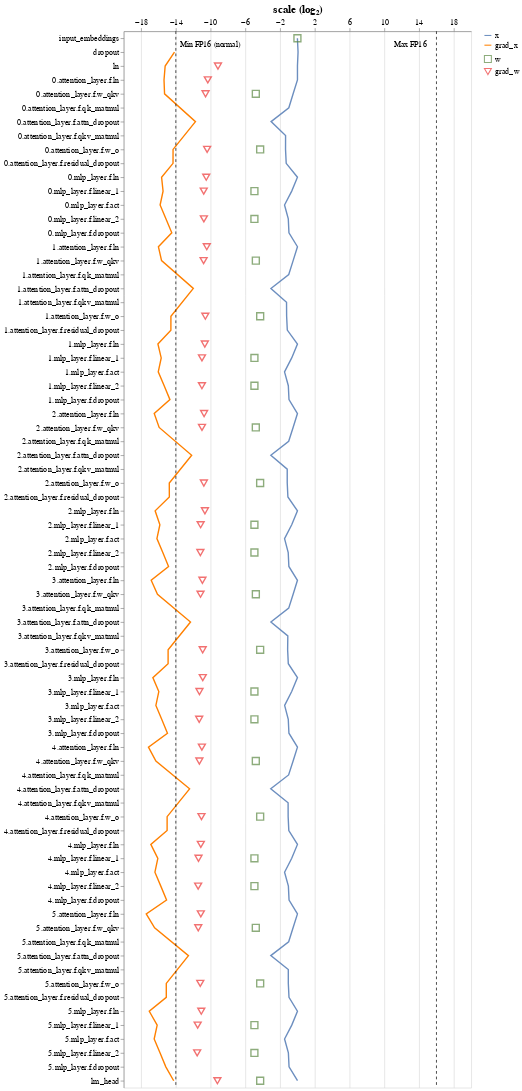

The code cell stored with this chart in its notebook:
### Markdown cell above
Here's the scaling for the entire (non-unit-scaled) transformer:

### Code cell
model = NanoGPTModel(config)
analyse_full_model(model, config)

### Figure 1 — Vega-Lite specification as saved in the notebook (floating-point values rounded to 4 significant figures; data arrays with more than 128 entries replaced by an {"elided": "..."} marker saying what was removed)
{"config": {"view": {"continuousWidth": 400, "continuousHeight": 300}, "axis": {"labelFontSize": 12, "titleFontSize": 16}}, "layer": [{"data": {"name": "data-8bfd57eb55ef9212c3ca179959246eff"}, "mark": "line", "encoding": {"color": {"field": "type", "legend": {"labelFontSize": 12, "symbolSize": 100, "title": ""}, "scale": {"range": ["#6C8EBF", "#FF8000"]}, "sort": "descending", "type": "nominal"}, "x": {"axis": {"orient": "top", "values": [-18.0, -16.0, -14.0, -12.0, -10.0, -8.0, -6.0, -4.0, -2.0, 0.0, 2.0, 4.0, 6.0, 8.0, 10.0, 12.0, 14.0, 16.0, 18.0]}, "field": "scale (log₂)", "scale": {"domain": [-18.0, 18.0]}, "type": "quantitative"}, "y": {"field": "op", "sort": ["input_embeddings", "dropout", "ln", "0.attention_layer.f.ln", "0.attention_layer.f.w_qkv", "0.attention_layer.f.qk_matmul", "0.attention_layer.f.attn_dropout", "0.attention_layer.f.qkv_matmul", "0.attention_layer.f.w_o", "0.attention_layer.f.residual_dropout", "0.mlp_layer.f.ln", "0.mlp_layer.f.linear_1", "0.mlp_layer.f.act", "0.mlp_layer.f.linear_2", "0.mlp_layer.f.dropout", "1.attention_layer.f.ln", "1.attention_layer.f.w_qkv", "1.attention_layer.f.qk_matmul", "1.attention_layer.f.attn_dropout", "1.attention_layer.f.qkv_matmul", "1.attention_layer.f.w_o", "1.attention_layer.f.residual_dropout", "1.mlp_layer.f.ln", "1.mlp_layer.f.linear_1", "1.mlp_layer.f.act", "1.mlp_layer.f.linear_2", "1.mlp_layer.f.dropout", "2.attention_layer.f.ln", "2.attention_layer.f.w_qkv", "2.attention_layer.f.qk_matmul", "2.attention_layer.f.attn_dropout", "2.attention_layer.f.qkv_matmul", "2.attention_layer.f.w_o", "2.attention_layer.f.residual_dropout", "2.mlp_layer.f.ln", "2.mlp_layer.f.linear_1", "2.mlp_layer.f.act", "2.mlp_layer.f.linear_2", "2.mlp_layer.f.dropout", "3.attention_layer.f.ln", "3.attention_layer.f.w_qkv", "3.attention_layer.f.qk_matmul", "3.attention_layer.f.attn_dropout", "3.attention_layer.f.qkv_matmul", "3.attention_layer.f.w_o", "3.attention_layer.f.residual_dropout", "3.mlp_layer.f.ln", "3.mlp_layer.f.linear_1", "3.mlp_layer.f.act", "3.mlp_layer.f.linear_2", "3.mlp_layer.f.dropout", "4.attention_layer.f.ln", "4.attention_layer.f.w_qkv", "4.attention_layer.f.qk_matmul", "4.attention_layer.f.attn_dropout", "4.attention_layer.f.qkv_matmul", "4.attention_layer.f.w_o", "4.attention_layer.f.residual_dropout", "4.mlp_layer.f.ln", "4.mlp_layer.f.linear_1", "4.mlp_layer.f.act", "4.mlp_layer.f.linear_2", "4.mlp_layer.f.dropout", "5.attention_layer.f.ln", "5.attention_layer.f.w_qkv", "5.attention_layer.f.qk_matmul", "5.attention_layer.f.attn_dropout", "5.attention_layer.f.qkv_matmul", "5.attention_layer.f.w_o", "5.attention_layer.f.residual_dropout", "5.mlp_layer.f.ln", "5.mlp_layer.f.linear_1", "5.mlp_layer.f.act", "5.mlp_layer.f.linear_2", "5.mlp_layer.f.dropout", "lm_head"], "title": "", "type": "ordinal"}}}, {"data": {"name": "data-21f6b40b7003825d25b09fa73cc2691b"}, "mark": {"type": "point", "size": 100}, "encoding": {"color": {"field": "type", "legend": {"labelFontSize": 12, "symbolSize": 100, "title": ""}, "scale": {"range": ["#5D8944", "#ED3434"]}, "sort": "descending", "type": "nominal"}, "shape": {"field": "type", "scale": {"range": ["square", "triangle-down"]}, "sort": "descending", "type": "nominal"}, "x": {"axis": {"orient": "top", "values": [-18.0, -16.0, -14.0, -12.0, -10.0, -8.0, -6.0, -4.0, -2.0, 0.0, 2.0, 4.0, 6.0, 8.0, 10.0, 12.0, 14.0, 16.0, 18.0]}, "field": "scale (log₂)", "scale": {"domain": [-18.0, 18.0]}, "type": "quantitative"}, "y": {"field": "op", "sort": ["input_embeddings", "dropout", "ln", "0.attention_layer.f.ln", "0.attention_layer.f.w_qkv", "0.attention_layer.f.qk_matmul", "0.attention_layer.f.attn_dropout", "0.attention_layer.f.qkv_matmul", "0.attention_layer.f.w_o", "0.attention_layer.f.residual_dropout", "0.mlp_layer.f.ln", "0.mlp_layer.f.linear_1", "0.mlp_layer.f.act", "0.mlp_layer.f.linear_2", "0.mlp_layer.f.dropout", "1.attention_layer.f.ln", "1.attention_layer.f.w_qkv", "1.attention_layer.f.qk_matmul", "1.attention_layer.f.attn_dropout", "1.attention_layer.f.qkv_matmul", "1.attention_layer.f.w_o", "1.attention_layer.f.residual_dropout", "1.mlp_layer.f.ln", "1.mlp_layer.f.linear_1", "1.mlp_layer.f.act", "1.mlp_layer.f.linear_2", "1.mlp_layer.f.dropout", "2.attention_layer.f.ln", "2.attention_layer.f.w_qkv", "2.attention_layer.f.qk_matmul", "2.attention_layer.f.attn_dropout", "2.attention_layer.f.qkv_matmul", "2.attention_layer.f.w_o", "2.attention_layer.f.residual_dropout", "2.mlp_layer.f.ln", "2.mlp_layer.f.linear_1", "2.mlp_layer.f.act", "2.mlp_layer.f.linear_2", "2.mlp_layer.f.dropout", "3.attention_layer.f.ln", "3.attention_layer.f.w_qkv", "3.attention_layer.f.qk_matmul", "3.attention_layer.f.attn_dropout", "3.attention_layer.f.qkv_matmul", "3.attention_layer.f.w_o", "3.attention_layer.f.residual_dropout", "3.mlp_layer.f.ln", "3.mlp_layer.f.linear_1", "3.mlp_layer.f.act", "3.mlp_layer.f.linear_2", "3.mlp_layer.f.dropout", "4.attention_layer.f.ln", "4.attention_layer.f.w_qkv", "4.attention_layer.f.qk_matmul", "4.attention_layer.f.attn_dropout", "4.attention_layer.f.qkv_matmul", "4.attention_layer.f.w_o", "4.attention_layer.f.residual_dropout", "4.mlp_layer.f.ln", "4.mlp_layer.f.linear_1", "4.mlp_layer.f.act", "4.mlp_layer.f.linear_2", "4.mlp_layer.f.dropout", "5.attention_layer.f.ln", "5.attention_layer.f.w_qkv", "5.attention_layer.f.qk_matmul", "5.attention_layer.f.attn_dropout", "5.attention_layer.f.qkv_matmul", "5.attention_layer.f.w_o", "5.attention_layer.f.residual_dropout", "5.mlp_layer.f.ln", "5.mlp_layer.f.linear_1", "5.mlp_layer.f.act", "5.mlp_layer.f.linear_2", "5.mlp_layer.f.dropout", "lm_head"], "title": "", "type": "ordinal"}}}, {"data": {"name": "empty"}, "mark": {"type": "rule", "strokeDash": [4, 4]}, "encoding": {"x": {"datum": -14}}}, {"data": {"name": "empty"}, "mark": {"type": "rule", "strokeDash": [4, 4]}, "encoding": {"x": {"datum": 16}}}, {"data": {"name": "empty"}, "mark": {"type": "text", "dy": -740}, "encoding": {"text": {"value": "Min FP16 (normal)"}, "x": {"datum": -10}}}, {"data": {"name": "empty"}, "mark": {"type": "text", "dy": -740}, "encoding": {"text": {"value": "Max FP16"}, "x": {"datum": 13}}}], "resolve": {"scale": {"color": "independent", "shape": "independent"}}, "width": 500, "$schema": "https://vega.github.io/schema/vega-lite/v4.17.0.json", "datasets": {"data-8bfd57eb55ef9212c3ca179959246eff": {"elided": "139 records"}, "data-21f6b40b7003825d25b09fa73cc2691b": [{"type": "w", "op": "input_embeddings", "scale (log₂)": -0.003352}, {"type": "w", "op": "ln", "scale (log₂)": null}, {"type": "w", "op": "0.attention_layer.f.ln", "scale (log₂)": null}, {"type": "w", "op": "0.attention_layer.f.w_qkv", "scale (log₂)": -4.792}, {"type": "w", "op": "0.attention_layer.f.w_o", "scale (log₂)": -4.293}, {"type": "w", "op": "0.mlp_layer.f.ln", "scale (log₂)": null}, {"type": "w", "op": "0.mlp_layer.f.linear_1", "scale (log₂)": -4.953}, {"type": "w", "op": "0.mlp_layer.f.linear_2", "scale (log₂)": -4.956}, {"type": "w", "op": "1.attention_layer.f.ln", "scale (log₂)": null}, {"type": "w", "op": "1.attention_layer.f.w_qkv", "scale (log₂)": -4.791}, {"type": "w", "op": "1.attention_layer.f.w_o", "scale (log₂)": -4.291}, {"type": "w", "op": "1.mlp_layer.f.ln", "scale (log₂)": null}, {"type": "w", "op": "1.mlp_layer.f.linear_1", "scale (log₂)": -4.953}, {"type": "w", "op": "1.mlp_layer.f.linear_2", "scale (log₂)": -4.952}, {"type": "w", "op": "2.attention_layer.f.ln", "scale (log₂)": null}, {"type": "w", "op": "2.attention_layer.f.w_qkv", "scale (log₂)": -4.794}, {"type": "w", "op": "2.attention_layer.f.w_o", "scale (log₂)": -4.295}, {"type": "w", "op": "2.mlp_layer.f.ln", "scale (log₂)": null}, {"type": "w", "op": "2.mlp_layer.f.linear_1", "scale (log₂)": -4.954}, {"type": "w", "op": "2.mlp_layer.f.linear_2", "scale (log₂)": -4.953}, {"type": "w", "op": "3.attention_layer.f.ln", "scale (log₂)": null}, {"type": "w", "op": "3.attention_layer.f.w_qkv", "scale (log₂)": -4.789}, {"type": "w", "op": "3.attention_layer.f.w_o", "scale (log₂)": -4.294}, {"type": "w", "op": "3.mlp_layer.f.ln", "scale (log₂)": null}, {"type": "w", "op": "3.mlp_layer.f.linear_1", "scale (log₂)": -4.953}, {"type": "w", "op": "3.mlp_layer.f.linear_2", "scale (log₂)": -4.954}, {"type": "w", "op": "4.attention_layer.f.ln", "scale (log₂)": null}, {"type": "w", "op": "4.attention_layer.f.w_qkv", "scale (log₂)": -4.794}, {"type": "w", "op": "4.attention_layer.f.w_o", "scale (log₂)": -4.293}, {"type": "w", "op": "4.mlp_layer.f.ln", "scale (log₂)": null}, {"type": "w", "op": "4.mlp_layer.f.linear_1", "scale (log₂)": -4.955}, {"type": "w", "op": "4.mlp_layer.f.linear_2", "scale (log₂)": -4.953}, {"type": "w", "op": "5.attention_layer.f.ln", "scale (log₂)": null}, {"type": "w", "op": "5.attention_layer.f.w_qkv", "scale (log₂)": -4.795}, {"type": "w", "op": "5.attention_layer.f.w_o", "scale (log₂)": -4.291}, {"type": "w", "op": "5.mlp_layer.f.ln", "scale (log₂)": null}, {"type": "w", "op": "5.mlp_layer.f.linear_1", "scale (log₂)": -4.954}, {"type": "w", "op": "5.mlp_layer.f.linear_2", "scale (log₂)": -4.955}, {"type": "w", "op": "lm_head", "scale (log₂)": -4.292}, {"type": "grad_w", "op": "ln", "scale (log₂)": -9.15}, {"type": "grad_w", "op": "0.attention_layer.f.ln", "scale (log₂)": -10.32}, {"type": "grad_w", "op": "0.attention_layer.f.w_qkv", "scale (log₂)": -10.58}, {"type": "grad_w", "op": "0.attention_layer.f.w_o", "scale (log₂)": -10.4}, {"type": "grad_w", "op": "0.mlp_layer.f.ln", "scale (log₂)": -10.5}, {"type": "grad_w", "op": "0.mlp_layer.f.linear_1", "scale (log₂)": -10.79}, {"type": "grad_w", "op": "0.mlp_layer.f.linear_2", "scale (log₂)": -10.77}, {"type": "grad_w", "op": "1.attention_layer.f.ln", "scale (log₂)": -10.44}, {"type": "grad_w", "op": "1.attention_layer.f.w_qkv", "scale (log₂)": -10.8}, {"type": "grad_w", "op": "1.attention_layer.f.w_o", "scale (log₂)": -10.6}, {"type": "grad_w", "op": "1.mlp_layer.f.ln", "scale (log₂)": -10.66}, {"type": "grad_w", "op": "1.mlp_layer.f.linear_1", "scale (log₂)": -10.99}, {"type": "grad_w", "op": "1.mlp_layer.f.linear_2", "scale (log₂)": -11.0}, {"type": "grad_w", "op": "2.attention_layer.f.ln", "scale (log₂)": -10.75}, {"type": "grad_w", "op": "2.attention_layer.f.w_qkv", "scale (log₂)": -10.99}, {"type": "grad_w", "op": "2.attention_layer.f.w_o", "scale (log₂)": -10.77}, {"type": "grad_w", "op": "2.mlp_layer.f.ln", "scale (log₂)": -10.65}, {"type": "grad_w", "op": "2.mlp_layer.f.linear_1", "scale (log₂)": -11.14}, {"type": "grad_w", "op": "2.mlp_layer.f.linear_2", "scale (log₂)": -11.18}, {"type": "grad_w", "op": "3.attention_layer.f.ln", "scale (log₂)": -10.94}, {"type": "grad_w", "op": "3.attention_layer.f.w_qkv", "scale (log₂)": -11.16}, {"type": "grad_w", "op": "3.attention_layer.f.w_o", "scale (log₂)": -10.91}, {"type": "grad_w", "op": "3.mlp_layer.f.ln", "scale (log₂)": -10.9}, {"type": "grad_w", "op": "3.mlp_layer.f.linear_1", "scale (log₂)": -11.28}, {"type": "grad_w", "op": "3.mlp_layer.f.linear_2", "scale (log₂)": -11.31}, {"type": "grad_w", "op": "4.attention_layer.f.ln", "scale (log₂)": -11.0}, {"type": "grad_w", "op": "4.attention_layer.f.w_qkv", "scale (log₂)": -11.29}, {"type": "grad_w", "op": "4.attention_layer.f.w_o", "scale (log₂)": -11.05}, {"type": "grad_w", "op": "4.mlp_layer.f.ln", "scale (log₂)": -11.12}, {"type": "grad_w", "op": "4.mlp_layer.f.linear_1", "scale (log₂)": -11.39}, {"type": "grad_w", "op": "4.mlp_layer.f.linear_2", "scale (log₂)": -11.43}, {"type": "grad_w", "op": "5.attention_layer.f.ln", "scale (log₂)": -11.12}, {"type": "grad_w", "op": "5.attention_layer.f.w_qkv", "scale (log₂)": -11.42}, {"type": "grad_w", "op": "5.attention_layer.f.w_o", "scale (log₂)": -11.19}, {"type": "grad_w", "op": "5.mlp_layer.f.ln", "scale (log₂)": -11.07}, {"type": "grad_w", "op": "5.mlp_layer.f.linear_1", "scale (log₂)": -11.49}, {"type": "grad_w", "op": "5.mlp_layer.f.linear_2", "scale (log₂)": -11.54}, {"type": "grad_w", "op": "lm_head", "scale (log₂)": -9.215}], "empty": [{}]}}
